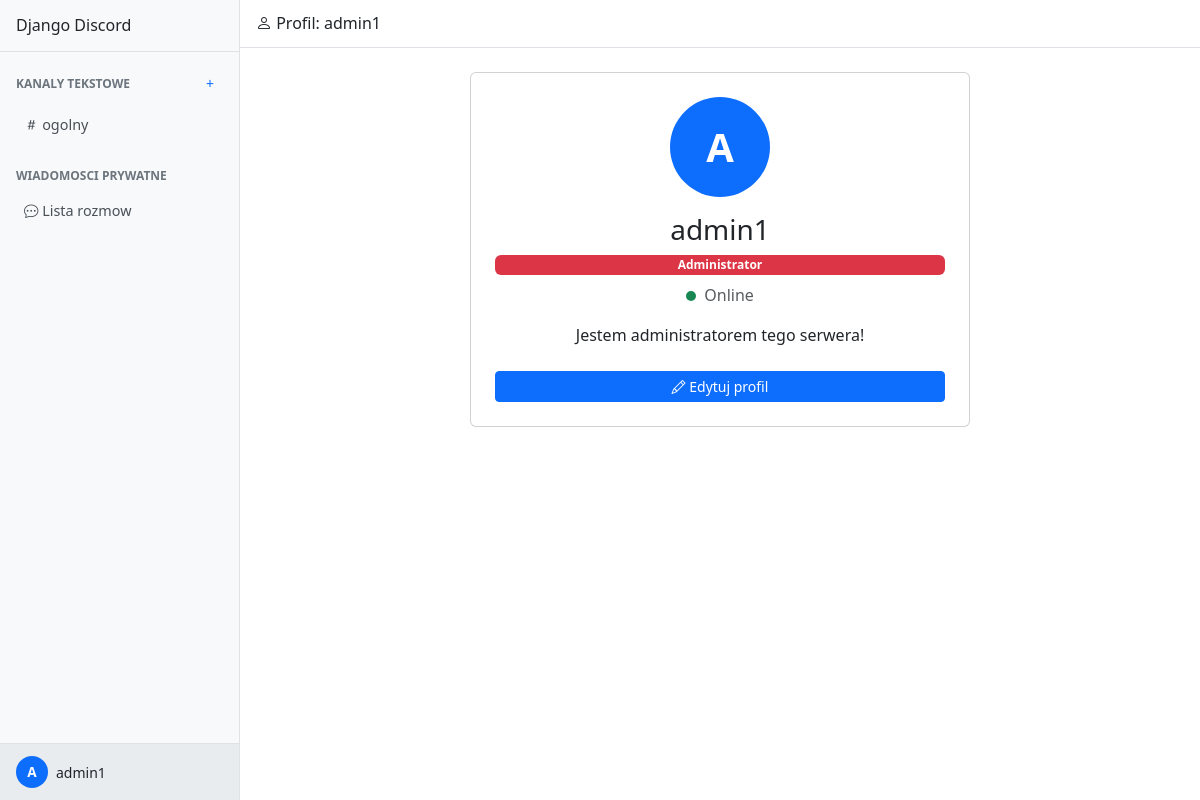
The app's page /profil/3/ (signed in) with its own data.
### chat/models.py (models this page shows, shortened)
class Channel(models.Model):
    nazwa = models.CharField(max_length=100)
    opis = models.TextField(blank=True, default="")
    tworca = models.ForeignKey(
        User, on_delete=models.CASCADE, related_name="created_channels"
    )
    data_utworzenia = models.DateTimeField(auto_now_add=True)

class Profile(models.Model):
    user = models.OneToOneField(User, on_delete=models.CASCADE)
    avatar = models.ImageField(upload_to="avatars/", blank=True, null=True)
    opis = models.TextField(blank=True, default="")
    role = models.CharField(max_length=20, choices=ROLE_CHOICES, default="user")
    is_online = models.BooleanField(default=False)

### chat/views.py (the view)
# urls.py: path('profil/<int:user_id>/', views.profile_view, name='profile'),
@login_required
def profile_view(request, user_id):
    viewed_user = get_object_or_404(User, pk=user_id)
    profile, _ = Profile.objects.get_or_create(user=viewed_user)
    is_blocked = BlockedUser.objects.filter(
        blokujacy=request.user, zablokowany=viewed_user
    ).exists()
    all_channels = Channel.objects.filter(members__user=request.user)
    return render(request, 'chat/profile.html', {
        'viewed_user': viewed_user,
        'profile': profile,
        'is_blocked': is_blocked,
        'all_channels': all_channels,
    })

### chat/templates/chat/profile.html (shortened to what this page needs)
{% extends 'chat/base.html' %}
{% block content %}
<div class="app-container">
    {% include 'chat/sidebar.html' %}
    <div class="main-content">
        <div class="top-bar">
            <h5><i class="bi bi-person"></i> Profil: {{ viewed_user.username }}</h5>
        </div>
        <div class="content-area p-4">
            <div class="card p-4 text-center" style="max-width: 500px; margin: 0 auto;">
                {% if profile.avatar %}
                <img src="{{ profile.avatar.url }}" class="avatar-large mb-3 mx-auto">
                {% else %}
                <div class="avatar-placeholder-large mb-3 mx-auto">
                    {{ viewed_user.username|first|upper }}
                </div>
                {% endif %}
                <h3>{{ viewed_user.username }}</h3>
                <span class="badge bg-{% if profile.role == 'admin' %}danger{% elif profile.role == 'moderator' %}warning{% else %}secondary{% endif %} mb-2">
                    {{ profile.get_role_display }}
                </span>
                <p class="text-muted">
                    <span class="status-dot {% if profile.is_online %}online{% else %}offline{% endif %}"></span>
                    {% if profile.is_online %}Online{% else %}Offline{% endif %}
                </p>
                {% if profile.opis %}
                <p>{{ profile.opis }}</p>
                {% endif %}
                {% if viewed_user == request.user %}
                <a href="{% url 'chat:edit_profile' %}" class="btn btn-primary btn-sm mt-2">
                    <i class="bi bi-pencil"></i> Edytuj profil
                </a>
                {% endif %}
            </div>
        </div>
    </div>
</div>
{% endblock %}

### chat/templates/chat/sidebar.html
{% load static %}
<div class="sidebar">
    <div class="sidebar-header">
        <h5>Django Discord</h5>
    </div>
    <div class="sidebar-section">
        <div class="sidebar-title">
            KANALY TEKSTOWE
            <a href="{% url 'chat:create_channel' %}" class="btn btn-sm text-primary" title="Nowy kanal">+</a>
        </div>
        {% for ch in all_channels %}
        <a href="{% url 'chat:channel' channel_id=ch.id %}" class="sidebar-link">
            <i class="bi bi-hash"></i> {{ ch.nazwa }}
        </a>
        {% endfor %}
    </div>
    <div class="sidebar-section">
        <div class="sidebar-title">WIADOMOSCI PRYWATNE</div>
        <a href="{% url 'chat:dm_list' %}" class="sidebar-link">
            <i class="bi bi-chat-dots"></i> Lista rozmow
        </a>
    </div>
    <div class="sidebar-user">
        <div class="d-flex align-items-center">
            <div class="avatar-placeholder-small me-2">
                {{ request.user.username|first|upper }}
            </div>
            <span class="small">{{ request.user.username }}</span>
        </div>
    </div>
</div>

### chat/static/chat/css/style.css (style rules this page uses)
body { height: 100vh; overflow: hidden; }
.app-container { display: flex; height: 100vh; }
.sidebar { width: 240px; background-color: #f8f9fa; display: flex; flex-direction: column; flex-shrink: 0; overflow-y: auto; border-right: 1px solid #dee2e6; }
.sidebar-header { padding: 16px; border-bottom: 1px solid #dee2e6; font-weight: 600; }
.sidebar-header h5 { margin: 0; font-size: 1rem; }
.sidebar-section { padding: 8px 0; }
.sidebar-title { padding: 8px 16px; font-size: 0.75rem; font-weight: 700; text-transform: uppercase; color: #6c757d; display: flex; justify-content: space-between; align-items: center; }
.sidebar-link { display: block; padding: 6px 16px; color: #495057; text-decoration: none; font-size: 0.9rem; border-radius: 4px; margin: 1px 8px; }
.sidebar-user { margin-top: auto; padding: 12px 16px; background-color: #e9ecef; border-top: 1px solid #dee2e6; }
.main-content { flex: 1; display: flex; flex-direction: column; min-width: 0; }
.top-bar { height: 48px; padding: 0 16px; display: flex; align-items: center; justify-content: space-between; border-bottom: 1px solid #dee2e6; flex-shrink: 0; }
.top-bar h5 { margin: 0; font-size: 1rem; }
.content-area { flex: 1; overflow-y: auto; }
.status-dot { display: inline-block; width: 10px; height: 10px; border-radius: 50%; margin-right: 4px; }
.status-dot.online { background-color: #198754; }
.avatar-placeholder-small { width: 32px; height: 32px; border-radius: 50%; background-color: #0d6efd; display: flex; align-items: center; justify-content: center; color: #fff; font-weight: 600; font-size: 0.85rem; flex-shrink: 0; }
.avatar-placeholder-large { width: 100px; height: 100px; border-radius: 50%; background-color: #0d6efd; display: flex; align-items: center; justify-content: center; color: #fff; font-weight: 700; font-size: 2.5rem; }

### records on screen
Channel: nazwa "ogolny"
Profile: role "Administrator", opis "Jestem administratorem tego serwera!"

### other values on screen
{{ request.user.username|first|upper }} "A"
{{ request.user.username }} "admin1"
{{ viewed_user.username }} "admin1"
{{ viewed_user.username|first|upper }} "A"
